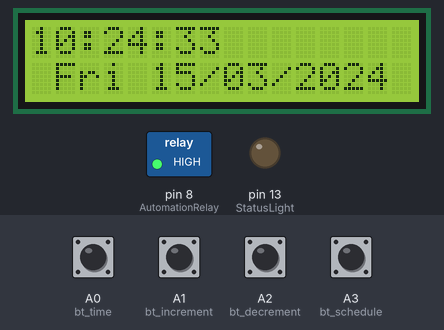
Recording of a sketch running on a simulated Arduino Uno, built with avr-gcc and run on an emulated ATmega328P. Parts: 16×2 character LCD, switched loads named in the sketch (green lamp = pin HIGH), output pins drawn as LEDs (lit = HIGH). Dashed ring = blinking. Inputs (shaded band) come from the test bench; at power-on: A0 (bt_time), A1 (bt_increment), A2 (bt_decrement), A3 (bt_schedule) HIGH. The local clock reads 2024-03-15 10:24:30 at power-on unless the sketch sets it; EEPROM starts erased.

Above: at 3.4 s.
3.5 s: A3 (bt_schedule) pulled LOW for 1 s
At 4.6 s:
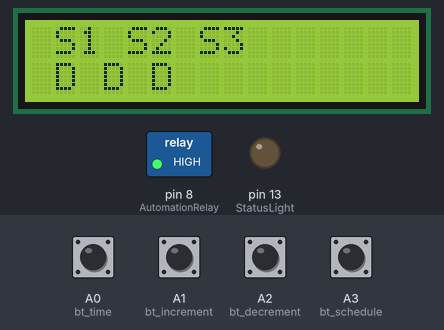
6.0 s: A0 (bt_time) pulled LOW for 1 s
At 7.2 s:
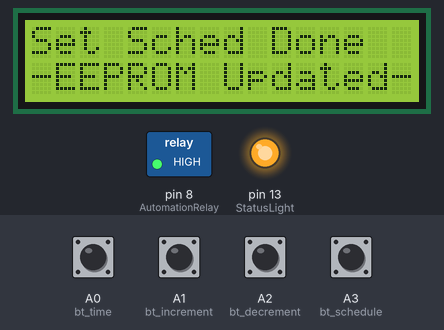
9.9 s: A1 (bt_increment) pulled LOW for 1 s
At 10.7 s:
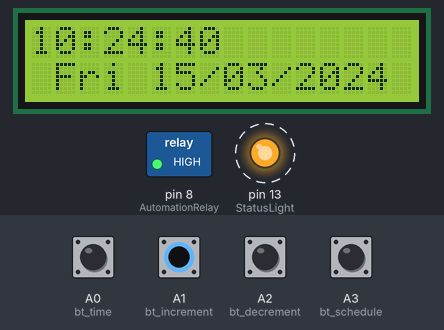
12.4 s: A0 (bt_time) pulled LOW for 1 s
At 12.74 s:
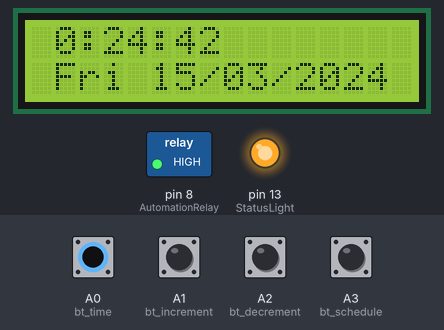
14.9 s: A3 (bt_schedule) pulled LOW for 1 s
At 15.7 s:
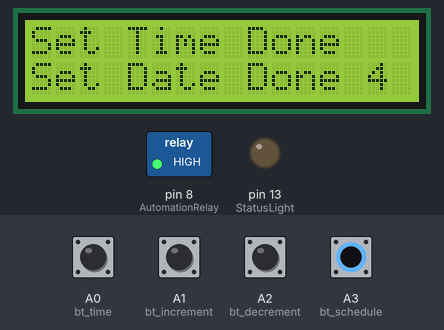
17.8 s: A2 (bt_decrement) pulled LOW for 1 s
At 19.4 s:
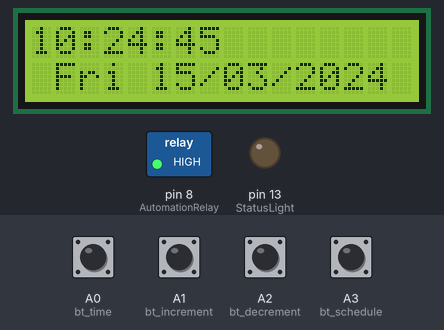
Timing chart, 0 to 20.9 s (numbered marks = the images above; inputs shaded):
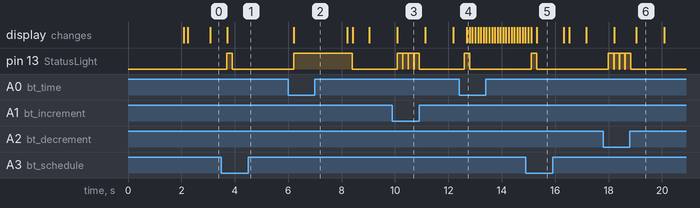

The sketch:

Code.ino
```cpp
#include <DS3231.h> // DS3231 RTC Library
#include <Wire.h> // I2C Connection Library
#include <LiquidCrystal.h> // LCD Library
#include <EEPROM.h>

LiquidCrystal lcd(2, 3, 4, 5, 6, 7); // Arduino pins to LCD

#define bt_time A0 // Button to set time
#define bt_increment A1 // Button to increment values
#define bt_decrement A2 // Button to decrement values
#define bt_schedule A3 // Button to set automation schedule

#define AutomationRelay 8 // Relay for automation control
#define StatusLight 13 // Status indicator light

// Init DS3231
DS3231 rtc(SDA, SCL);

// Init a Time-data structure
Time t; // Time structure for RTC

int CurrentHour = 0, CurrentMinute = 0, CurrentSecond = 0, CurrentDay = 0, CurrentMonth = 0, CurrentYear = 0;
int SetDayOfWeek;
String DayOfWeek = " ";

int AutomationStartHour = 0, AutomationStartMinute = 0, AutomationEndHour = 0, AutomationEndMinute = 0;
int ScheduleMode = 0, SetSchedule = 0, AutomationActive = 1;
int Automation1StartHour, Automation1StartMinute, Automation1EndHour, Automation1EndMinute;
int Automation2StartHour, Automation2StartMinute, Automation2EndHour, Automation2EndMinute;
int Automation3StartHour, Automation3StartMinute, Automation3EndHour, Automation3EndMinute;
int Automation4StartHour, Automation4StartMinute, Automation4EndHour, Automation4EndMinute;

int Automation1Active, Automation2Active, Automation3Active;

int StopSchedule = 0, CurrentAutomation = 0, ButtonFlag = 0;

void setup() {
  rtc.begin(); // Start I2C connection with RTC

  pinMode(bt_time, INPUT_PULLUP);
  pinMode(bt_increment, INPUT_PULLUP);
  pinMode(bt_decrement, INPUT_PULLUP);
  pinMode(bt_schedule, INPUT_PULLUP);

  pinMode(AutomationRelay, OUTPUT);
  digitalWrite(AutomationRelay, HIGH);

  pinMode(StatusLight, OUTPUT);

  lcd.begin(16, 2); // Initialize LCD (16 columns, 2 rows)
  lcd.setCursor(0, 0);
  lcd.print("Home Automation ");
  lcd.setCursor(0, 1);
  lcd.print("3-Schedules/Day ");
  delay(2000);
  lcd.clear();

  StopSchedule = EEPROM.read(50);
  if (StopSchedule == 0) {
  } else {
    CurrentAutomation = 1; WriteEeprom(); delay(20);
    CurrentAutomation = 2; WriteEeprom(); delay(20);
    CurrentAutomation = 3; WriteEeprom(); delay(20);
    CurrentAutomation = 4; WriteEeprom(); delay(20);
    CurrentAutomation = 0;
  }
  EEPROM.write(50, 0);

  ReadEeprom();
  // Set RTC for first-time use (uncomment to set initial time)
  // rtc.setDOW(2); // Set Day-of-Week to MONDAY
  // rtc.setTime(00, 9, 50);
  // rtc.setDate(12, 11, 2017);
}

void loop() {
  t = rtc.getTime();
  DayOfWeek = rtc.getDOWStr(1);

  if (ScheduleMode == 0) {
    CurrentHour = t.hour, DEC;
    CurrentMinute = t.min, DEC;
    CurrentSecond = t.sec, DEC;
    CurrentDay = t.date, DEC;
    CurrentMonth = t.mon, DEC;
    CurrentYear = t.year, DEC;
  }

  if (SetSchedule == 0) {
    lcd.setCursor(0, 0);
    lcd.print((CurrentHour / 10) % 10);
    lcd.print(CurrentHour % 10);
    lcd.print(":");
    lcd.print((CurrentMinute / 10) % 10);
    lcd.print(CurrentMinute % 10);
    lcd.print(":");
    lcd.print((CurrentSecond / 10) % 10);
    lcd.print(CurrentSecond % 10);

    lcd.setCursor(1, 1);
    lcd.print(DayOfWeek);
    lcd.print(" ");
    lcd.print((CurrentDay / 10) % 10);
    lcd.print(CurrentDay % 10);
    lcd.print("/");
    lcd.print((CurrentMonth / 10) % 10);
    lcd.print(CurrentMonth % 10);
    lcd.print("/");
    lcd.print((CurrentYear / 1000) % 10);
    lcd.print((CurrentYear / 100) % 10);
    lcd.print((CurrentYear / 10) % 10);
    lcd.print(CurrentYear % 10);
  }

  setupClock();
  setAutomation();
  delay(100);
  blinking();

  // Automation 1 ON
  if (Automation1Active == 1 && AutomationActive == 1 && CurrentHour == Automation1StartHour && CurrentMinute == Automation1StartMinute) {
    digitalWrite(AutomationRelay, LOW);
  }
  // Automation 1 OFF
  if (Automation1Active == 1 && AutomationActive == 1 && CurrentHour == Automation1EndHour && CurrentMinute == Automation1EndMinute) {
    digitalWrite(AutomationRelay, HIGH);
  }

  // Automation 2 ON
  if (Automation2Active == 1 && AutomationActive == 1 && CurrentHour == Automation2StartHour && CurrentMinute == Automation2StartMinute) {
    digitalWrite(AutomationRelay, LOW);
  }
  // Automation 2 OFF
  if (Automation2Active == 1 && AutomationActive == 1 && CurrentHour == Automation2EndHour && CurrentMinute == Automation2EndMinute) {
    digitalWrite(AutomationRelay, HIGH);
  }

  // Automation 3 ON
  if (Automation3Active == 1 && AutomationActive == 1 && CurrentHour == Automation3StartHour && CurrentMinute == Automation3StartMinute) {
    digitalWrite(AutomationRelay, LOW);
  }
  // Automation 3 OFF
  if (Automation3Active == 1 && AutomationActive == 1 && CurrentHour == Automation3EndHour && CurrentMinute == Automation3EndMinute) {
    digitalWrite(AutomationRelay, HIGH);
  }

  delay(100);
  digitalWrite(StatusLight, LOW);
}

void blinking() {
  // BLINKING SCREEN FOR TIME AND DATE SETTING
  if (SetSchedule < 2 && ScheduleMode == 1) { lcd.setCursor(0, 0); lcd.print(" "); }
  if (SetSchedule < 2 && ScheduleMode == 2) { lcd.setCursor(3, 0); lcd.print(" "); }
  if (SetSchedule < 2 && ScheduleMode == 3) { lcd.setCursor(6, 0); lcd.print(" "); }
  if (SetSchedule < 2 && ScheduleMode == 4) { lcd.setCursor(1, 1); lcd.print(" "); }
  if (SetSchedule < 2 && ScheduleMode == 5) { lcd.setCursor(5, 1); lcd.print(" "); }
  if (SetSchedule < 2 && ScheduleMode == 6) { lcd.setCursor(8, 1); lcd.print(" "); }
  if (SetSchedule < 2 && ScheduleMode == 7) { lcd.setCursor(11, 1); lcd.print(" "); }

  // BLINKING SCREEN FOR AUTOMATION SETTINGS
  if (ScheduleMode == 0 && SetSchedule == 1 && CurrentAutomation == 0) { lcd.setCursor(2, 1); lcd.print(" "); }
  if (ScheduleMode == 0 && SetSchedule == 2 && CurrentAutomation == 0) { lcd.setCursor(6, 1); lcd.print(" "); }
  if (ScheduleMode == 0 && SetSchedule == 3 && CurrentAutomation == 0) { lcd.setCursor(10, 1); lcd.print(" "); }
  if (ScheduleMode == 0 && SetSchedule == 4 && CurrentAutomation == 0) { lcd.setCursor(13, 1); lcd.print(" "); }

  if (ScheduleMode == 0 && SetSchedule == 1 && CurrentAutomation > 0) { lcd.setCursor(11, 0); lcd.print(" "); }
  if (ScheduleMode == 0 && SetSchedule == 2 && CurrentAutomation > 0) { lcd.setCursor(14, 0); lcd.print(" "); }
  if (ScheduleMode == 0 && SetSchedule == 3 && CurrentAutomation > 0) { lcd.setCursor(11, 1); lcd.print(" "); }
  if (ScheduleMode == 0 && SetSchedule == 4 && CurrentAutomation > 0) { lcd.setCursor(14, 1); lcd.print(" "); }
}

void setupClock() {
  if (ScheduleMode == 8) {
    lcd.setCursor(0, 0);
    lcd.print("Set Time Done ");
    lcd.setCursor(0, 1);
    lcd.print("Set Date Done ");
    delay(1000);
    rtc.setTime(CurrentHour, CurrentMinute, CurrentSecond);
    rtc.setDate(CurrentDay, CurrentMonth, CurrentYear);
    lcd.clear();
    ScheduleMode = 0;
  }

  if (SetSchedule > 0) { AutomationActive = 0; }

  if (digitalRead(bt_time) == 0 && ButtonFlag == 0) {
    ButtonFlag = 1;
    if (SetSchedule > 0) {
      WriteEeprom();
      SetSchedule = 1;
      CurrentAutomation = 4;
    } else {
      ScheduleMode = ScheduleMode + 1;
    }
    digitalWrite(StatusLight, HIGH);
  }

  if (digitalRead(bt_schedule) == 0 && ButtonFlag == 0) {
    ButtonFlag = 1;
    if (ScheduleMode > 0) {
      ScheduleMode = 8;
    } else {
      SetSchedule = SetSchedule + 1;
      if (SetSchedule > 4) {
        SetSchedule = 1;
        WriteEeprom();
        CurrentAutomation = CurrentAutomation + 1;
        ReadEeprom();
      }
    }
    lcd.clear();
    digitalWrite(StatusLight, HIGH);
  }

  if (SetSchedule == 1 && CurrentAutomation == 4) {
    lcd.setCursor(0, 0);
    lcd.print("Set Sched Done ");
    lcd.setCursor(0, 1);
    lcd.print("-EEPROM Updated-");
    delay(2000);
    lcd.clear();
    SetSchedule = 0;
    CurrentAutomation = 0;
    AutomationActive = 1;
  }

  if (digitalRead(bt_time) == 1 && digitalRead(bt_schedule) == 1) { ButtonFlag = 0; }

  if (digitalRead(bt_increment) == 0) {
    if (SetSchedule < 2 && ScheduleMode == 1) CurrentHour = CurrentHour + 1;
    if (SetSchedule < 2 && ScheduleMode == 2) CurrentMinute = CurrentMinute + 1;
    if (SetSchedule < 2 && ScheduleMode == 3) CurrentSecond = CurrentSecond + 1;
    if (SetSchedule < 2 && ScheduleMode == 4) SetDayOfWeek = SetDayOfWeek + 1;
    if (SetSchedule < 2 && ScheduleMode == 5) CurrentDay = CurrentDay + 1;
    if (SetSchedule < 2 && ScheduleMode == 6) CurrentMonth = CurrentMonth + 1;
    if (SetSchedule < 2 && ScheduleMode == 7) CurrentYear = CurrentYear + 1;
    // Automation settings
    if (CurrentAutomation == 0 && ScheduleMode == 0 && SetSchedule == 1) Automation1Active = 1;
    if (CurrentAutomation == 0 && ScheduleMode == 0 && SetSchedule == 2) Automation2Active = 1;
    if (CurrentAutomation == 0 && ScheduleMode == 0 && SetSchedule == 3) Automation3Active = 1;
    if (CurrentAutomation > 0 && ScheduleMode == 0 && SetSchedule == 1) AutomationStartHour = AutomationStartHour + 1;
    if (CurrentAutomation > 0 && ScheduleMode == 0 && SetSchedule == 2) AutomationStartMinute = AutomationStartMinute + 1;
    if (CurrentAutomation > 0 && ScheduleMode == 0 && SetSchedule == 3) AutomationEndHour = AutomationEndHour + 1;
    if (CurrentAutomation > 0 && ScheduleMode == 0 && SetSchedule == 4) AutomationEndMinute = AutomationEndMinute + 1;

    if (CurrentHour > 23) CurrentHour = 0;
    if (CurrentMinute > 59) CurrentMinute = 0;
    if (CurrentSecond > 59) CurrentSecond = 0;
    if (SetDayOfWeek > 7) SetDayOfWeek = 0;
    if (CurrentDay > 31) CurrentDay = 0;
    if (CurrentMonth > 12) CurrentMonth = 0;
    if (CurrentYear > 2030) CurrentYear = 2000;
    if (AutomationStartHour > 23) AutomationStartHour = 0;
    if (AutomationStartMinute > 59) AutomationStartMinute = 0;
    if (AutomationEndHour > 23) AutomationEndHour = 0;
    if (AutomationEndMinute > 59) AutomationEndMinute = 0;
    rtc.setDOW(SetDayOfWeek);
    digitalWrite(StatusLight, HIGH);
  }

  if (digitalRead(bt_decrement) == 0) {
    if (SetSchedule < 2 && ScheduleMode == 1) CurrentHour = CurrentHour - 1;
    if (SetSchedule < 2 && ScheduleMode == 2) CurrentMinute = CurrentMinute - 1;
    if (SetSchedule < 2 && ScheduleMode == 3) CurrentSecond = CurrentSecond - 1;
    if (SetSchedule < 2 && ScheduleMode == 4) SetDayOfWeek = SetDayOfWeek - 1;
    if (SetSchedule < 2 && ScheduleMode == 5) CurrentDay = CurrentDay - 1;
    if (SetSchedule < 2 && ScheduleMode == 6) CurrentMonth = CurrentMonth - 1;
    if (SetSchedule < 2 && ScheduleMode == 7) CurrentYear = CurrentYear - 1;
    // Automation settings
    if (CurrentAutomation == 0 && ScheduleMode == 0 && SetSchedule == 1) Automation1Active = 0;
    if (CurrentAutomation == 0 && ScheduleMode == 0 && SetSchedule == 2) Automation2Active = 0;
    if (CurrentAutomation == 0 && ScheduleMode == 0 && SetSchedule == 3) Automation3Active = 0;
    if (CurrentAutomation > 0 && ScheduleMode == 0 && SetSchedule == 1) AutomationStartHour = AutomationStartHour - 1;
    if (CurrentAutomation > 0 && ScheduleMode == 0 && SetSchedule == 2) AutomationStartMinute = AutomationStartMinute - 1;
    if (CurrentAutomation > 0 && ScheduleMode == 0 && SetSchedule == 3) AutomationEndHour = AutomationEndHour - 1;
    if (CurrentAutomation > 0 && ScheduleMode == 0 && SetSchedule == 4) AutomationEndMinute = AutomationEndMinute - 1;

    if (CurrentHour < 0) CurrentHour = 23;
    if (CurrentMinute < 0) CurrentMinute = 59;
    if (CurrentSecond < 0) CurrentSecond = 59;
    if (SetDayOfWeek < 0) SetDayOfWeek = 7;
    if (CurrentDay < 0) CurrentDay = 31;
    if (CurrentMonth < 0) CurrentMonth = 12;
    if (CurrentYear < 2000) CurrentYear = 2030;
    if (AutomationStartHour < 0) AutomationStartHour = 23;
    if (AutomationStartMinute < 0) AutomationStartMinute = 59;
    if (AutomationEndHour < 0) AutomationEndHour = 23;
    if (AutomationEndMinute < 0) AutomationEndMinute = 59;
    rtc.setDOW(SetDayOfWeek);
    digitalWrite(StatusLight, HIGH);
  }
}

void setAutomation() {
  // Display automation settings
  if (ScheduleMode == 0 && SetSchedule > 0 && CurrentAutomation > 0) {
    lcd.setCursor(0, 0);
    lcd.print("Sched");
    lcd.print(CurrentAutomation);
    lcd.print(" Start:");
    lcd.setCursor(11, 0);
    lcd.print((AutomationStartHour / 10) % 10);
    lcd.print(AutomationStartHour % 10);
    lcd.print(":");
    lcd.print((AutomationStartMinute / 10) % 10);
    lcd.print(AutomationStartMinute % 10);

    lcd.setCursor(0, 1);
    lcd.print("Sched");
    lcd.print(CurrentAutomation);
    lcd.print(" End: ");
    lcd.setCursor(11, 1);
    lcd.print((AutomationEndHour / 10) % 10);
    lcd.print(AutomationEndHour % 10);
    lcd.print(":");
    lcd.print((AutomationEndMinute / 10) % 10);
    lcd.print(AutomationEndMinute % 10);
  }

  if (ScheduleMode == 0 && SetSchedule > 0 && CurrentAutomation == 0) {
    lcd.setCursor(0, 0);
    lcd.print(" S1 S2 S3 ");
    lcd.setCursor(0, 1);
    if (Automation1Active == 1) { lcd.print(" A"); } else { lcd.print(" D"); }
    if (Automation2Active == 1) { lcd.print(" A"); } else { lcd.print(" D"); }
    if (Automation3Active == 1) { lcd.print(" A"); } else { lcd.print(" D"); }
  }
}

void ReadEeprom() {
  Automation1StartHour = EEPROM.read(11); Automation1StartMinute = EEPROM.read(12); Automation1EndHour = EEPROM.read(13); Automation1EndMinute = EEPROM.read(14);
  Automation2StartHour = EEPROM.read(21); Automation2StartMinute = EEPROM.read(22); Automation2EndHour = EEPROM.read(23); Automation2EndMinute = EEPROM.read(24);
  Automation3StartHour = EEPROM.read(31); Automation3StartMinute = EEPROM.read(32); Automation3EndHour = EEPROM.read(33); Automation3EndMinute = EEPROM.read(34);
  Automation4StartHour = EEPROM.read(41); Automation4StartMinute = EEPROM.read(42); Automation4EndHour = EEPROM.read(43); Automation4EndMinute = EEPROM.read(44);

  if (CurrentAutomation == 1) {
    AutomationStartHour = Automation1StartHour; AutomationStartMinute = Automation1StartMinute; AutomationEndHour = Automation1EndHour; AutomationEndMinute = Automation1EndMinute;
  }
  if (CurrentAutomation == 2) {
    AutomationStartHour = Automation2StartHour; AutomationStartMinute = Automation2StartMinute; AutomationEndHour = Automation2EndHour; AutomationEndMinute = Automation2EndMinute;
  }
  if (CurrentAutomation == 3) {
    AutomationStartHour = Automation3StartHour; AutomationStartMinute = Automation3StartMinute; AutomationEndHour = Automation3EndHour; AutomationEndMinute = Automation3EndMinute;
  }
  if (CurrentAutomation == 4) {
    AutomationStartHour = Automation4StartHour; AutomationStartMinute = Automation4StartMinute; AutomationEndHour = Automation4EndHour; AutomationEndMinute = Automation4EndMinute;
  }

  Automation1Active = EEPROM.read(1);
  Automation2Active = EEPROM.read(2);
  Automation3Active = EEPROM.read(3);
}

void WriteEeprom() {
  if (CurrentAutomation == 1) {
    EEPROM.write(11, AutomationStartHour); EEPROM.write(12, AutomationStartMinute); EEPROM.write(13, AutomationEndHour); EEPROM.write(14, AutomationEndMinute);
  }
  if (CurrentAutomation == 2) {
    EEPROM.write(21, AutomationStartHour); EEPROM.write(22, AutomationStartMinute); EEPROM.write(23, AutomationEndHour); EEPROM.write(24, AutomationEndMinute);
  }
  if (CurrentAutomation == 3) {
    EEPROM.write(31, AutomationStartHour); EEPROM.write(32, AutomationStartMinute); EEPROM.write(33, AutomationEndHour); EEPROM.write(34, AutomationEndMinute);
  }
  if (CurrentAutomation == 4) {
    EEPROM.write(41, AutomationStartHour); EEPROM.write(42, AutomationStartMinute); EEPROM.write(43, AutomationEndHour); EEPROM.write(44, AutomationEndMinute);
  }

  EEPROM.write(1, Automation1Active);
  EEPROM.write(2, Automation2Active);
  EEPROM.write(3, Automation3Active);
}
```

Measured:
- after the input at 3.5 s, pin 13 (StatusLight): LOW → HIGH after 0.21 s, → LOW 0.20 s later; the display: changes after 0.21 s (image 1)
- after the input at 6.0 s, pin 13 (StatusLight): LOW → HIGH after 0.20 s, → LOW 2.2 s later; the display: changes after 0.21 s (image 2)
- after the input at 9.9 s, pin 13 (StatusLight): alternates HIGH for 0.20 s and LOW for 0.01 s, 8 changes in all, then stays LOW, starting after 0.19 s
- after the input at 12.4 s, pin 13 (StatusLight): LOW → HIGH after 0.19 s, → LOW 0.20 s later
- after the input at 14.9 s, pin 13 (StatusLight): LOW → HIGH after 0.20 s, → LOW 0.20 s later; the display: first differs from a run without the input after 0.20 s (image 5 shows a later state)
- after the input at 17.8 s, pin 13 (StatusLight): alternates HIGH for 0.20 s and LOW for 0.01 s, 8 changes in all, then stays LOW, starting after 0.19 s
- what the display in image 6 shows lasts 1.1 s, from 19.0 s to 20.1 s
